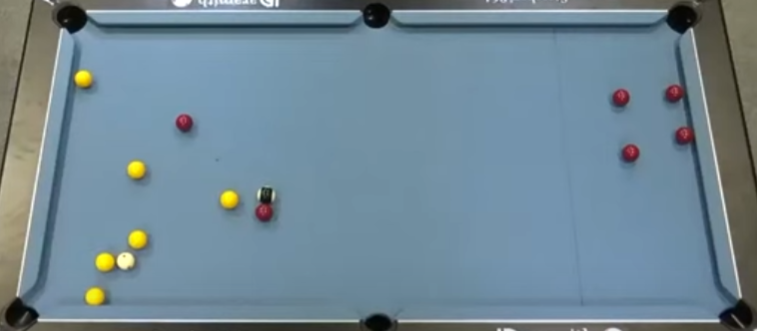
#> input picture Projet Deadpool last update 21-12/Images/Blackball1.png, 757 x 331 px, found by its file name
$ python TestColorDetection.py
#> lines starting #> are read from the running program, lines starting #| are printed output that depends on the picture; after the words box and inside, x2 and y2 are one past the last pixel; in counts of white or black regions, pixels touching at a corner belong together
import cv2
import numpy as np

# Find the picture and resize it
img = cv2.imread('Images\Blackball1.png')
#> img is the input picture: shape (331, 757, 3); mean B, G, R 149.1, 135.8, 112.9
img = cv2.resize(img, (600,300))
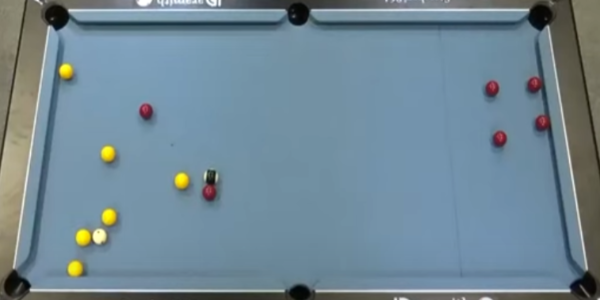
#> img: shape (300, 600, 3); mean B, G, R 149, 135.8, 112.9

# Color Detection for the white color
lowerwhite = np.array([0, 0, 190])
upperwhite = np.array([180, 50, 255])
imagewhite = cv2.cvtColor(img, cv2.COLOR_BGR2HSV_FULL)
#> imagewhite: shape (300, 600, 3); mean H, S, V 129.9, 73.5, 153.2
maskwhite = cv2.inRange(imagewhite, lowerwhite, upperwhite)
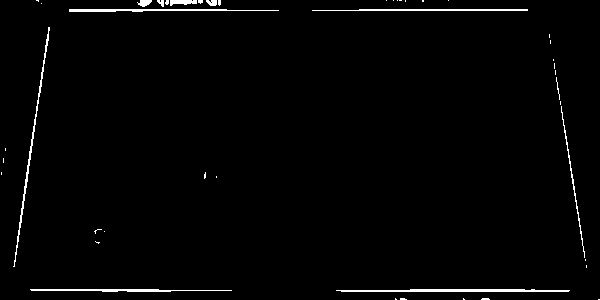
#> maskwhite: shape (300, 600); 1.6% white in thin lines or dots
cv2.imshow('maskwhite', maskwhite)

# Color Detection for the red color
lowerred = np.array([160, 50, 200])
upperred = np.array([180, 255, 255])
imagered = cv2.cvtColor(img, cv2.COLOR_BGR2HSV)
#> imagered: shape (300, 600, 3); mean H, S, V 91.3, 73.5, 153.2
maskred = cv2.inRange(imagered, lowerred, upperred)
#> maskred: shape (300, 600); every value is 0
cv2.imshow('maskred', maskred)

# Color Detection for the yellow color
loweryellow = np.array([20, 50, 200])
upperyellow = np.array([40, 255, 255])
imageyellow = cv2.cvtColor(img, cv2.COLOR_BGR2HSV)
maskyellow = cv2.inRange(imageyellow, loweryellow, upperyellow)
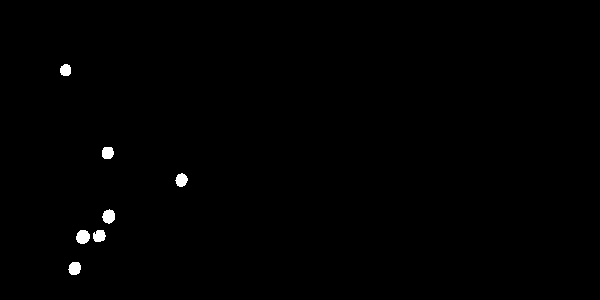
#> maskyellow: shape (300, 600); 0.51% white; 7 white regions, largest, box (x1, y1, x2, y2) and area: (76, 230, 90, 244) 155, (102, 209, 115, 224) 143, (68, 262, 81, 275) 135
cv2.imshow('maskyellow', maskyellow)

# To show the initial picture
cv2.imshow('image', img)

# To exit all the windows
cv2.waitKey(0)
cv2.destroyAllWindows()
